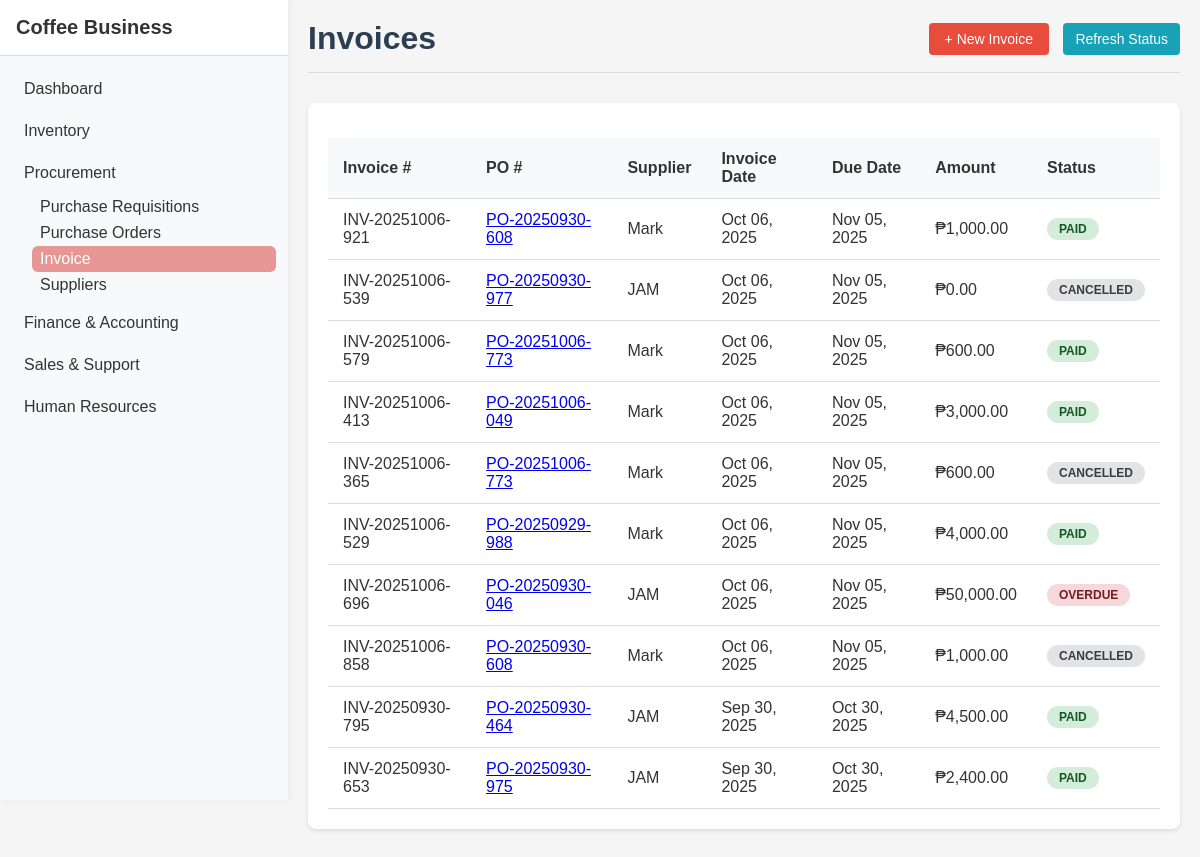
The page /Module3/invoices.php on the database its author committed.
### tables this page shows
CREATE TABLE `invoices` (
  `id` int(11) NOT NULL,
  `invoice_number` varchar(50) NOT NULL,
  `po_id` int(11) NOT NULL,
  `supplier_id` int(11) NOT NULL,
  `invoice_date` date NOT NULL,
  `due_date` date NOT NULL,
  `total_amount` decimal(10,2) NOT NULL,
  `status` enum('pending','paid','overdue','cancelled') NOT NULL DEFAULT 'pending',
  `created_at` timestamp NOT NULL DEFAULT current_timestamp()
);

CREATE TABLE `purchase_orders` (
  `id` int(11) NOT NULL,
  `po_number` varchar(50) NOT NULL,
  `requisition_id` int(11) DEFAULT NULL,
  `supplier_id` int(11) NOT NULL,
  `order_date` datetime NOT NULL,
  `status` enum('draft','sent','confirmed','delivered','cancelled') NOT NULL DEFAULT 'draft',
  `total_amount` decimal(10,2) DEFAULT NULL,
  `notes` text DEFAULT NULL,
  `created_at` timestamp NOT NULL DEFAULT current_timestamp()
);

CREATE TABLE `suppliers` (
  `id` int(11) NOT NULL,
  `code` varchar(50) NOT NULL,
  `name` varchar(255) NOT NULL,
  `contact_info` text DEFAULT NULL,
  `address` text DEFAULT NULL,
  `performance_rating` decimal(3,2) DEFAULT NULL,
  `created_at` timestamp NOT NULL DEFAULT current_timestamp()
);

### Module3/invoices.php (the view, shortened to what this page needs)
<?php
require '../db.php';
 $invoices = $pdo->query("
    SELECT i.*,
           po.po_number,
           s.name as supplier_name,
           COALESCE(ap.status, i.status) as current_status
    FROM invoices i
    LEFT JOIN purchase_orders po ON i.po_id = po.id
    LEFT JOIN suppliers s ON i.supplier_id = s.id
    LEFT JOIN accounts_payable ap ON i.invoice_number = ap.invoice_number
    ORDER BY i.invoice_date DESC
")->fetchAll(PDO::FETCH_ASSOC);
?>
<!doctype html>
<html>
<head>
    <link rel="stylesheet" href="styles.css">
</head>
<body>
    <?php include '../shared/sidebar.php'; ?>
    <div class="container" style="margin-left: 18rem;">
        <div class="header">
            <h1>Invoices</h1>
            <div>
                <button class="btn btn-primary" onclick="openAddModal()">+ New Invoice</button>
                <button class="refresh-btn" onclick="refreshStatus()">Refresh Status</button>
            </div>
        </div>
        <div class="card">
            <table class="table">
                <thead>
                    <tr>
                        <th>Invoice #</th>
                        <th>PO #</th>
                        <th>Supplier</th>
                        <th>Invoice Date</th>
                        <th>Due Date</th>
                        <th>Amount</th>
                        <th>Status</th>
                    </tr>
                </thead>
                <tbody>
                    <?php foreach ($invoices as $invoice): ?>
                        <tr>
                            <td><?php echo htmlspecialchars($invoice['invoice_number']); ?></td>
                            <td>
                                <?php if ($invoice['po_number']): ?>
                                    <a href="<?php echo BASE_URL; ?>Module3/purchase_orders.php?po=<?php echo urlencode($invoice['po_number']) ?>" target="_blank">
                                        <?php echo htmlspecialchars($invoice['po_number']); ?>
                                    </a>
                                <?php else: ?>
                                    -
                                <?php endif; ?>
                            </td>
                            <td><?php echo htmlspecialchars($invoice['supplier_name']); ?></td>
                            <td><?php echo date('M d, Y', strtotime($invoice['invoice_date'])); ?></td>
                            <td><?php echo date('M d, Y', strtotime($invoice['due_date'])); ?></td>
                            <td>₱<?php echo number_format($invoice['total_amount'], 2); ?></td>
                            <td>
                                <span class="status-badge status-<?php echo strtolower($invoice['current_status']); ?>">
                                    <?php echo ucfirst(htmlspecialchars($invoice['current_status'])); ?>
                                </span>
                            </td>
                        </tr>
                    <?php endforeach; ?>
                </tbody>
            </table>
        </div>
    </div>
</body>
</html>

### Module3/styles.css (style rules this page uses)
* { box-sizing: border-box; margin: 0; padding: 0; }
body { font-family: Arial, sans-serif; background-color: #f5f5f5; color: #333; }
.container { max-width: 1200px; margin: 0 auto; padding: 20px; }
.header { display: flex; justify-content: space-between; align-items: center; margin-bottom: 30px; padding-bottom: 15px; border-bottom: 1px solid #ddd; }
.header h1 { color: #2c3e50; }
.btn { display: inline-block; padding: 8px 16px; background-color: #3498db; color: white; text-decoration: none; border-radius: 4px; border: none; cursor: pointer; font-size: 14px; transition: background-color 0.3s; }
.btn-primary { background-color: #e74c3c; }
.card { background: white; border-radius: 8px; box-shadow: 0 2px 4px rgba(0,0,0,0.1); padding: 20px; margin-bottom: 20px; }
.table { width: 100%; border-collapse: collapse; margin-top: 15px; }
.table th, .table td { padding: 12px; text-align: left; border-bottom: 1px solid #ddd; }
.table th { background-color: #f8f9fa; font-weight: bold; }

### Module3/invoices.php (style rules this page uses)
.status-badge { display: inline-block; padding: 4px 12px; border-radius: 20px; font-size: 12px; font-weight: bold; text-transform: uppercase; }
.status-paid { background: #d4edda; color: #155724; }
.status-overdue { background: #f8d7da; color: #721c24; }
.status-cancelled { background: #e2e3e5; color: #383d41; }
.table { width: 100%; border-collapse: collapse; }
.table th, .table td { padding: 12px 15px; text-align: left; border-bottom: 1px solid #ddd; }
.table th { background-color: #f8f9fa; font-weight: 600; }
.refresh-btn { background-color: #17a2b8; color: white; border: none; padding: 8px 12px; border-radius: 4px; cursor: pointer; font-size: 14px; margin-left: 10px; }

### rows shown on the page
invoices: invoice_number "INV-20251006-921", po.po_number "PO-20250930-608", supplier.name "Mark", invoice_date "Oct 06, 2025", due_date "Nov 05, 2025", total_amount "1,000.00", current_status "PAID"
invoices: invoice_number "INV-20251006-539", po.po_number "PO-20250930-977", supplier.name "JAM", invoice_date "Oct 06, 2025", due_date "Nov 05, 2025", total_amount "0.00", current_status "CANCELLED"
invoices: invoice_number "INV-20251006-579", po.po_number "PO-20251006-773", supplier.name "Mark", invoice_date "Oct 06, 2025", due_date "Nov 05, 2025", total_amount "600.00", current_status "PAID"
invoices: invoice_number "INV-20251006-413", po.po_number "PO-20251006-049", supplier.name "Mark", invoice_date "Oct 06, 2025", due_date "Nov 05, 2025", total_amount "3,000.00", current_status "PAID"
invoices: invoice_number "INV-20251006-365", po.po_number "PO-20251006-773", supplier.name "Mark", invoice_date "Oct 06, 2025", due_date "Nov 05, 2025", total_amount "600.00", current_status "CANCELLED"
invoices: invoice_number "INV-20251006-529", po.po_number "PO-20250929-988", supplier.name "Mark", invoice_date "Oct 06, 2025", due_date "Nov 05, 2025", total_amount "4,000.00", current_status "PAID"
invoices: invoice_number "INV-20251006-696", po.po_number "PO-20250930-046", supplier.name "JAM", invoice_date "Oct 06, 2025", due_date "Nov 05, 2025", total_amount "50,000.00", current_status "OVERDUE"
invoices: invoice_number "INV-20251006-858", po.po_number "PO-20250930-608", supplier.name "Mark", invoice_date "Oct 06, 2025", due_date "Nov 05, 2025", total_amount "1,000.00", current_status "CANCELLED"
invoices: invoice_number "INV-20250930-795", po.po_number "PO-20250930-464", supplier.name "JAM", invoice_date "Sep 30, 2025", due_date "Oct 30, 2025", total_amount "4,500.00", current_status "PAID"
invoices: invoice_number "INV-20250930-653", po.po_number "PO-20250930-975", supplier.name "JAM", invoice_date "Sep 30, 2025", due_date "Oct 30, 2025", total_amount "2,400.00", current_status "PAID"
